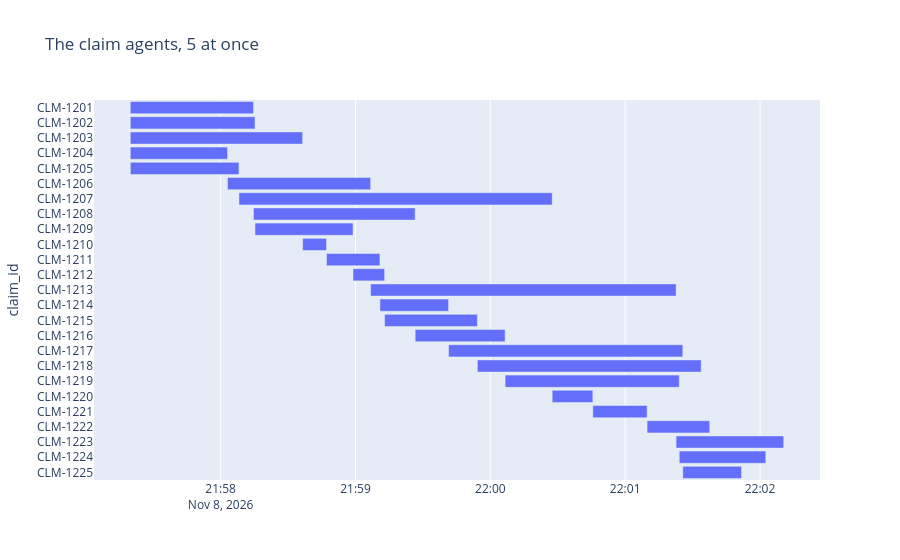

The notebook cell this image was saved under:
### Code cell
show_timeline(swarm_of_5, "The claim agents, 5 at once")

### Figure 1 — Plotly figure (JSON) as saved in the notebook; plotly's stock layout.template omitted (floating-point values rounded to 4 significant figures)
{"data": [{"base": ["2026-11-08T21:57:19.806938", "2026-11-08T21:57:19.812937", "2026-11-08T21:57:19.817940", "2026-11-08T21:57:19.821938", "2026-11-08T21:57:19.828942", "2026-11-08T21:58:03.074759", "2026-11-08T21:58:08.161062", "2026-11-08T21:58:14.615415", "2026-11-08T21:58:15.301031", "2026-11-08T21:58:36.497742", "2026-11-08T21:58:47.116092", "2026-11-08T21:58:58.901961", "2026-11-08T21:59:06.746821", "2026-11-08T21:59:10.881997", "2026-11-08T21:59:12.964911", "2026-11-08T21:59:26.551602", "2026-11-08T21:59:41.426040", "2026-11-08T21:59:54.237607", "2026-11-08T22:00:06.583669", "2026-11-08T22:00:27.526317", "2026-11-08T22:00:45.615307", "2026-11-08T22:01:09.756296", "2026-11-08T22:01:22.661074", "2026-11-08T22:01:24.060945", "2026-11-08T22:01:25.641625"], "hovertemplate": "started=%{base}<br>finished=%{x}<br>claim_id=%{y}<extra></extra>", "legendgroup": "", "marker": {"color": "#636efa", "pattern": {"shape": ""}}, "name": "", "orientation": "h", "showlegend": false, "textposition": "auto", "type": "bar", "x": [54807, 55487, 76678, 43251, 48332, 63671, 139364, 71936, 43599, 10618, 23765, 14062, 135913, 30544, 41271, 40032, 104215, 99583, 77477, 18088, 24140, 27853, 47876, 38530, 26139], "xaxis": "x", "y": ["CLM-1201", "CLM-1202", "CLM-1203", "CLM-1204", "CLM-1205", "CLM-1206", "CLM-1207", "CLM-1208", "CLM-1209", "CLM-1210", "CLM-1211", "CLM-1212", "CLM-1213", "CLM-1214", "CLM-1215", "CLM-1216", "CLM-1217", "CLM-1218", "CLM-1219", "CLM-1220", "CLM-1221", "CLM-1222", "CLM-1223", "CLM-1224", "CLM-1225"], "yaxis": "y"}], "layout": {"barmode": "overlay", "legend": {"tracegroupgap": 0}, "title": {"text": "The claim agents, 5 at once"}, "xaxis": {"anchor": "y", "domain": [0, 1], "type": "date"}, "yaxis": {"anchor": "x", "autorange": "reversed", "domain": [0, 1], "title": {"text": "claim_id"}}}}
